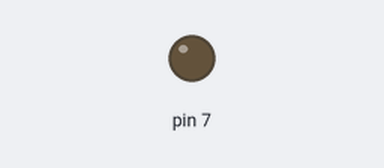
The sketch below on a simulated Arduino Uno, built with avr-gcc and run on an emulated ATmega328P. Parts: output pins drawn as LEDs (lit = HIGH).

Above: at 1.1 s.
At 5.43 s:
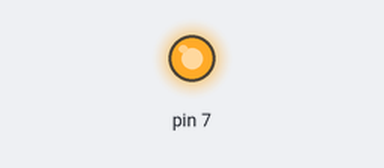
Timing chart, 0 to 6.4 s (numbered marks = the images above):
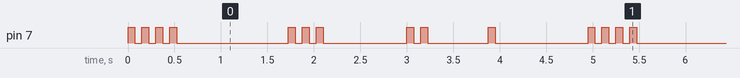

Measured:
- by itself, pin 7: repeats every 5.0 s: 3 × (LOW 0.08 s, HIGH 0.08 s), LOW 1.2 s, 2 × (HIGH 0.08 s, LOW 0.08 s), HIGH 0.08 s, LOW 0.90 s, HIGH 0.08 s, LOW 0.08 s, HIGH 0.08 s, LOW 0.65 s, HIGH 0.08 s, LOW 1.0 s, HIGH 0.08 s
- by itself, everything shown: repeats every 5.0 s, in 20 steps

The sketch:

blink_work_4.ino
```cpp
void setup() {
  // put your setup code here, to run once:
pinMode(7,OUTPUT);
}

void loop() {
  // put your main code here, to run repeatedly:
digitalWrite(7,HIGH);
delay(75);
digitalWrite(7,LOW);
delay(75);

digitalWrite(7,HIGH);
delay(75);
digitalWrite(7,LOW);
delay(75);

digitalWrite(7,HIGH);
delay(75);
digitalWrite(7,LOW);
delay(75);

digitalWrite(7,HIGH);
delay(75);
digitalWrite(7,LOW);
delay(1200);

digitalWrite(7,HIGH);
delay(75);
digitalWrite(7,LOW);
delay(75);

digitalWrite(7,HIGH);
delay(75);
digitalWrite(7,LOW);
delay(75);

digitalWrite(7,HIGH);
delay(75);
digitalWrite(7,LOW);
delay(900);

digitalWrite(7,HIGH);
delay(75);
digitalWrite(7,LOW);
delay(75);

digitalWrite(7,HIGH);
delay(75);
digitalWrite(7,LOW);
delay(650);

digitalWrite(7,HIGH);
delay(75);
digitalWrite(7,LOW);
delay(1000);

}
```
